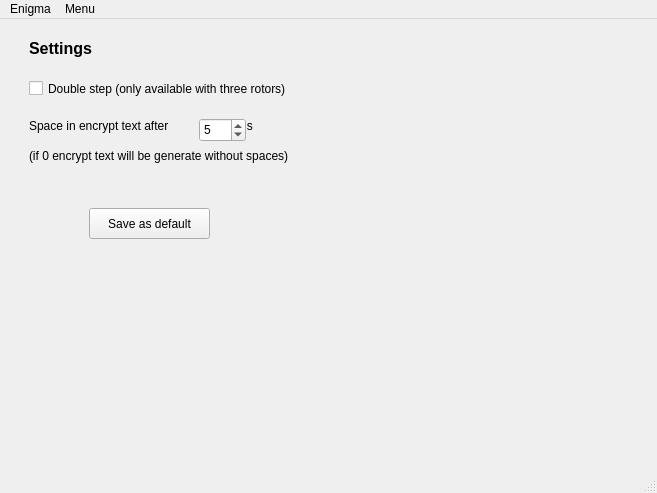
<?xml version="1.0" encoding="UTF-8"?>
<ui version="4.0">
 <class>MainWindow</class>
 <widget class="QMainWindow" name="MainWindow">
  <property name="geometry">
   <rect>
    <x>0</x>
    <y>0</y>
    <width>657</width>
    <height>493</height>
   </rect>
  </property>
  <property name="windowTitle">
   <string>Enigma</string>
  </property>
  <widget class="QWidget" name="centralwidget">
   <layout class="QGridLayout" name="gridLayout_2">
    <item row="0" column="0">
     <widget class="QStackedWidget" name="stack">
      <property name="sizePolicy">
       <sizepolicy hsizetype="Expanding" vsizetype="Expanding">
        <horstretch>0</horstretch>
        <verstretch>0</verstretch>
       </sizepolicy>
      </property>
      <property name="minimumSize">
       <size>
        <width>330</width>
        <height>0</height>
       </size>
      </property>
      <property name="currentIndex">
       <number>2</number>
      </property>
      <widget class="QWidget" name="page">
       <layout class="QGridLayout" name="gridLayout">
        <item row="0" column="1" rowspan="3">
         <layout class="QVBoxLayout" name="verticalLayout_4">
          <property name="leftMargin">
           <number>20</number>
          </property>
          <item>
           <widget class="QLabel" name="label">
            <property name="sizePolicy">
             <sizepolicy hsizetype="Maximum" vsizetype="Fixed">
              <horstretch>0</horstretch>
              <verstretch>0</verstretch>
             </sizepolicy>
            </property>
            <property name="font">
             <font>
              <weight>75</weight>
              <bold>true</bold>
             </font>
            </property>
            <property name="text">
             <string>Your cipher text:</string>
            </property>
           </widget>
          </item>
          <item>
           <widget class="QLabel" name="cipher_text">
            <property name="sizePolicy">
             <sizepolicy hsizetype="Expanding" vsizetype="Expanding">
              <horstretch>0</horstretch>
              <verstretch>0</verstretch>
             </sizepolicy>
            </property>
            <property name="maximumSize">
             <size>
              <width>16777215</width>
              <height>30</height>
             </size>
            </property>
            <property name="mouseTracking">
             <bool>false</bool>
            </property>
            <property name="text">
             <string/>
            </property>
            <property name="alignment">
             <set>Qt::AlignLeading|Qt::AlignLeft|Qt::AlignTop</set>
            </property>
            <property name="wordWrap">
             <bool>true</bool>
            </property>
           </widget>
          </item>
          <item>
           <layout class="QVBoxLayout" name="verticalLayout_2">
            <item>
             <widget class="QLabel" name="label_12">
              <property name="sizePolicy">
               <sizepolicy hsizetype="Maximum" vsizetype="Fixed">
                <horstretch>0</horstretch>
                <verstretch>0</verstretch>
               </sizepolicy>
              </property>
              <property name="font">
               <font>
                <weight>75</weight>
                <bold>true</bold>
               </font>
              </property>
              <property name="text">
               <string>Encryption steps:</string>
              </property>
             </widget>
            </item>
            <item>
             <widget class="QTableView" name="steps_table"/>
            </item>
           </layout>
          </item>
         </layout>
        </item>
        <item row="0" column="0">
         <layout class="QVBoxLayout" name="verticalLayout">
          <property name="sizeConstraint">
           <enum>QLayout::SetFixedSize</enum>
          </property>
          <property name="bottomMargin">
           <number>10</number>
          </property>
          <item>
           <widget class="QLineEdit" name="letter_input">
            <property name="sizePolicy">
             <sizepolicy hsizetype="Fixed" vsizetype="Fixed">
              <horstretch>0</horstretch>
              <verstretch>0</verstretch>
             </sizepolicy>
            </property>
            <property name="cursor">
             <cursorShape>IBeamCursor</cursorShape>
            </property>
            <property name="placeholderText">
             <string>Letter to encrypt</string>
            </property>
           </widget>
          </item>
          <item>
           <widget class="QPushButton" name="encrypt_button">
            <property name="sizePolicy">
             <sizepolicy hsizetype="Fixed" vsizetype="Fixed">
              <horstretch>0</horstretch>
              <verstretch>0</verstretch>
             </sizepolicy>
            </property>
            <property name="layoutDirection">
             <enum>Qt::LeftToRight</enum>
            </property>
            <property name="text">
             <string>Encrypt</string>
            </property>
           </widget>
          </item>
         </layout>
        </item>
        <item row="2" column="0">
         <layout class="QVBoxLayout" name="verticalLayout_3">
          <item>
           <widget class="QLabel" name="label_2">
            <property name="sizePolicy">
             <sizepolicy hsizetype="Preferred" vsizetype="Preferred">
              <horstretch>0</horstretch>
              <verstretch>0</verstretch>
             </sizepolicy>
            </property>
            <property name="font">
             <font>
              <weight>75</weight>
              <bold>true</bold>
             </font>
            </property>
            <property name="text">
             <string>Current Configuration:</string>
            </property>
           </widget>
          </item>
          <item>
           <widget class="QLabel" name="label_11">
            <property name="text">
             <string>Rotors:</string>
            </property>
           </widget>
          </item>
          <item>
           <widget class="QTableView" name="current_config">
            <property name="sizePolicy">
             <sizepolicy hsizetype="Maximum" vsizetype="Expanding">
              <horstretch>0</horstretch>
              <verstretch>0</verstretch>
             </sizepolicy>
            </property>
            <property name="minimumSize">
             <size>
              <width>315</width>
              <height>0</height>
             </size>
            </property>
            <property name="baseSize">
             <size>
              <width>0</width>
              <height>0</height>
             </size>
            </property>
           </widget>
          </item>
          <item>
           <layout class="QHBoxLayout" name="horizontalLayout">
            <item>
             <widget class="QLabel" name="label_10">
              <property name="sizePolicy">
               <sizepolicy hsizetype="Fixed" vsizetype="Preferred">
                <horstretch>0</horstretch>
                <verstretch>0</verstretch>
               </sizepolicy>
              </property>
              <property name="minimumSize">
               <size>
                <width>70</width>
                <height>0</height>
               </size>
              </property>
              <property name="text">
               <string>Reflector:</string>
              </property>
             </widget>
            </item>
            <item>
             <widget class="QLabel" name="reflector_name">
              <property name="text">
               <string/>
              </property>
             </widget>
            </item>
           </layout>
          </item>
          <item>
           <layout class="QHBoxLayout" name="horizontalLayout_2">
            <item>
             <widget class="QLabel" name="label_14">
              <property name="sizePolicy">
               <sizepolicy hsizetype="Fixed" vsizetype="Fixed">
                <horstretch>0</horstretch>
                <verstretch>0</verstretch>
               </sizepolicy>
              </property>
              <property name="minimumSize">
               <size>
                <width>70</width>
                <height>0</height>
               </size>
              </property>
              <property name="text">
               <string>Plugboard:</string>
              </property>
             </widget>
            </item>
            <item>
             <widget class="QLabel" name="plugboard_connections">
              <property name="text">
               <string/>
              </property>
             </widget>
            </item>
           </layout>
          </item>
         </layout>
        </item>
       </layout>
      </widget>
      <widget class="QWidget" name="page_3">
       <widget class="QLabel" name="label_5">
        <property name="geometry">
         <rect>
          <x>10</x>
          <y>10</y>
          <width>191</width>
          <height>41</height>
         </rect>
        </property>
        <property name="font">
         <font>
          <pointsize>12</pointsize>
          <weight>75</weight>
          <bold>true</bold>
         </font>
        </property>
        <property name="text">
         <string>Encrypt from file</string>
        </property>
       </widget>
       <widget class="QPushButton" name="brow_input_butt">
        <property name="geometry">
         <rect>
          <x>240</x>
          <y>110</y>
          <width>80</width>
          <height>23</height>
         </rect>
        </property>
        <property name="text">
         <string>Browse</string>
        </property>
        <property name="shortcut">
         <string>Ctrl+S</string>
        </property>
       </widget>
       <widget class="QLabel" name="input_file_name">
        <property name="geometry">
         <rect>
          <x>220</x>
          <y>80</y>
          <width>391</width>
          <height>16</height>
         </rect>
        </property>
        <property name="text">
         <string>Hasn't selected file yet</string>
        </property>
       </widget>
       <widget class="QLabel" name="output_file_name">
        <property name="geometry">
         <rect>
          <x>220</x>
          <y>170</y>
          <width>391</width>
          <height>16</height>
         </rect>
        </property>
        <property name="text">
         <string>Hasn't selected file yet (by default result.txt)</string>
        </property>
       </widget>
       <widget class="QPushButton" name="brow_output_butt">
        <property name="geometry">
         <rect>
          <x>240</x>
          <y>200</y>
          <width>80</width>
          <height>23</height>
         </rect>
        </property>
        <property name="text">
         <string>Browse</string>
        </property>
        <property name="shortcut">
         <string>Ctrl+S</string>
        </property>
       </widget>
       <widget class="QLabel" name="label_7">
        <property name="geometry">
         <rect>
          <x>40</x>
          <y>80</y>
          <width>131</width>
          <height>41</height>
         </rect>
        </property>
        <property name="font">
         <font>
          <pointsize>10</pointsize>
          <weight>75</weight>
          <bold>true</bold>
         </font>
        </property>
        <property name="text">
         <string>Input file:</string>
        </property>
       </widget>
       <widget class="QLabel" name="label_8">
        <property name="geometry">
         <rect>
          <x>40</x>
          <y>180</y>
          <width>141</width>
          <height>41</height>
         </rect>
        </property>
        <property name="font">
         <font>
          <pointsize>10</pointsize>
          <weight>75</weight>
          <bold>true</bold>
         </font>
        </property>
        <property name="text">
         <string>Output file:</string>
        </property>
       </widget>
       <widget class="QPushButton" name="encrypt_file_button">
        <property name="geometry">
         <rect>
          <x>110</x>
          <y>300</y>
          <width>171</width>
          <height>41</height>
         </rect>
        </property>
        <property name="text">
         <string>Encrypt</string>
        </property>
        <property name="shortcut">
         <string>Ctrl+S</string>
        </property>
       </widget>
      </widget>
      <widget class="QWidget" name="page_2">
       <widget class="QCheckBox" name="is_double_step">
        <property name="geometry">
         <rect>
          <x>20</x>
          <y>50</y>
          <width>411</width>
          <height>21</height>
         </rect>
        </property>
        <property name="text">
         <string>Double step (only available with three rotors)</string>
        </property>
       </widget>
       <widget class="QLabel" name="label_3">
        <property name="geometry">
         <rect>
          <x>20</x>
          <y>0</y>
          <width>101</width>
          <height>41</height>
         </rect>
        </property>
        <property name="font">
         <font>
          <pointsize>12</pointsize>
          <weight>75</weight>
          <bold>true</bold>
         </font>
        </property>
        <property name="text">
         <string>Settings</string>
        </property>
       </widget>
       <widget class="QLabel" name="label_13">
        <property name="geometry">
         <rect>
          <x>20</x>
          <y>90</y>
          <width>301</width>
          <height>16</height>
         </rect>
        </property>
        <property name="text">
         <string>Space in encrypt text after                 signs</string>
        </property>
       </widget>
       <widget class="QSpinBox" name="space_info">
        <property name="geometry">
         <rect>
          <x>190</x>
          <y>90</y>
          <width>47</width>
          <height>24</height>
         </rect>
        </property>
        <property name="value">
         <number>5</number>
        </property>
       </widget>
       <widget class="QLabel" name="label_31">
        <property name="geometry">
         <rect>
          <x>20</x>
          <y>120</y>
          <width>301</width>
          <height>16</height>
         </rect>
        </property>
        <property name="text">
         <string>(if 0 encrypt text will be generate without spaces)</string>
        </property>
       </widget>
       <widget class="QPushButton" name="save_sett_def_butt">
        <property name="geometry">
         <rect>
          <x>80</x>
          <y>180</y>
          <width>121</width>
          <height>31</height>
         </rect>
        </property>
        <property name="text">
         <string>Save as default</string>
        </property>
       </widget>
      </widget>
      <widget class="QWidget" name="page_4">
       <widget class="QLabel" name="label_4">
        <property name="geometry">
         <rect>
          <x>10</x>
          <y>10</y>
          <width>301</width>
          <height>21</height>
         </rect>
        </property>
        <property name="font">
         <font>
          <pointsize>12</pointsize>
          <weight>75</weight>
          <bold>true</bold>
         </font>
        </property>
        <property name="text">
         <string>Change configuration</string>
        </property>
       </widget>
       <widget class="QToolButton" name="up_button">
        <property name="geometry">
         <rect>
          <x>20</x>
          <y>110</y>
          <width>28</width>
          <height>22</height>
         </rect>
        </property>
        <property name="text">
         <string>/\</string>
        </property>
       </widget>
       <widget class="QLabel" name="label_18">
        <property name="geometry">
         <rect>
          <x>60</x>
          <y>50</y>
          <width>59</width>
          <height>15</height>
         </rect>
        </property>
        <property name="font">
         <font>
          <weight>75</weight>
          <bold>true</bold>
         </font>
        </property>
        <property name="text">
         <string>Rotors:</string>
        </property>
       </widget>
       <widget class="QToolButton" name="down_button">
        <property name="geometry">
         <rect>
          <x>20</x>
          <y>160</y>
          <width>28</width>
          <height>22</height>
         </rect>
        </property>
        <property name="text">
         <string>\/</string>
        </property>
       </widget>
       <widget class="QPushButton" name="save_def_conf_button">
        <property name="geometry">
         <rect>
          <x>140</x>
          <y>390</y>
          <width>121</width>
          <height>31</height>
         </rect>
        </property>
        <property name="text">
         <string>Save as default</string>
        </property>
       </widget>
       <widget class="QLabel" name="label_17">
        <property name="geometry">
         <rect>
          <x>50</x>
          <y>280</y>
          <width>91</width>
          <height>16</height>
         </rect>
        </property>
        <property name="font">
         <font>
          <weight>75</weight>
          <bold>true</bold>
         </font>
        </property>
        <property name="text">
         <string>Reflector:</string>
        </property>
       </widget>
       <widget class="QLabel" name="label_21">
        <property name="geometry">
         <rect>
          <x>50</x>
          <y>340</y>
          <width>91</width>
          <height>16</height>
         </rect>
        </property>
        <property name="font">
         <font>
          <weight>75</weight>
          <bold>true</bold>
         </font>
        </property>
        <property name="text">
         <string>Plugboard: </string>
        </property>
       </widget>
       <widget class="QToolButton" name="add_button">
        <property name="geometry">
         <rect>
          <x>260</x>
          <y>50</y>
          <width>28</width>
          <height>22</height>
         </rect>
        </property>
        <property name="text">
         <string>+</string>
        </property>
       </widget>
       <widget class="QToolButton" name="remove_button">
        <property name="geometry">
         <rect>
          <x>220</x>
          <y>50</y>
          <width>28</width>
          <height>22</height>
         </rect>
        </property>
        <property name="text">
         <string>-</string>
        </property>
       </widget>
       <widget class="QLineEdit" name="plugboard_line">
        <property name="geometry">
         <rect>
          <x>160</x>
          <y>340</y>
          <width>351</width>
          <height>23</height>
         </rect>
        </property>
       </widget>
       <widget class="QComboBox" name="reflector_comboBox">
        <property name="geometry">
         <rect>
          <x>160</x>
          <y>280</y>
          <width>151</width>
          <height>23</height>
         </rect>
        </property>
       </widget>
       <widget class="QStackedWidget" name="stack2">
        <property name="geometry">
         <rect>
          <x>340</x>
          <y>90</y>
          <width>211</width>
          <height>161</height>
         </rect>
        </property>
        <property name="currentIndex">
         <number>1</number>
        </property>
        <widget class="QWidget" name="page_7"/>
        <widget class="QWidget" name="page_6">
         <widget class="QLabel" name="label_19">
          <property name="geometry">
           <rect>
            <x>20</x>
            <y>40</y>
            <width>59</width>
            <height>15</height>
           </rect>
          </property>
          <property name="font">
           <font>
            <weight>75</weight>
            <bold>true</bold>
           </font>
          </property>
          <property name="text">
           <string>Position:</string>
          </property>
         </widget>
         <widget class="QComboBox" name="pos_comboBox">
          <property name="geometry">
           <rect>
            <x>30</x>
            <y>70</y>
            <width>51</width>
            <height>23</height>
           </rect>
          </property>
         </widget>
         <widget class="QComboBox" name="ring_comboBox">
          <property name="geometry">
           <rect>
            <x>120</x>
            <y>70</y>
            <width>51</width>
            <height>23</height>
           </rect>
          </property>
         </widget>
         <widget class="QLabel" name="label_20">
          <property name="geometry">
           <rect>
            <x>120</x>
            <y>40</y>
            <width>59</width>
            <height>15</height>
           </rect>
          </property>
          <property name="font">
           <font>
            <weight>75</weight>
            <bold>true</bold>
           </font>
          </property>
          <property name="text">
           <string>Ring:</string>
          </property>
         </widget>
        </widget>
       </widget>
       <widget class="QListWidget" name="rotors_list">
        <property name="geometry">
         <rect>
          <x>60</x>
          <y>80</y>
          <width>231</width>
          <height>161</height>
         </rect>
        </property>
       </widget>
       <widget class="QPushButton" name="set_plugboard_button">
        <property name="geometry">
         <rect>
          <x>530</x>
          <y>340</y>
          <width>61</width>
          <height>20</height>
         </rect>
        </property>
        <property name="text">
         <string>Set</string>
        </property>
       </widget>
       <widget class="QLabel" name="alphabet_label">
        <property name="geometry">
         <rect>
          <x>160</x>
          <y>320</y>
          <width>351</width>
          <height>16</height>
         </rect>
        </property>
        <property name="text">
         <string/>
        </property>
       </widget>
       <widget class="QPushButton" name="load_conf_button">
        <property name="geometry">
         <rect>
          <x>380</x>
          <y>20</y>
          <width>211</width>
          <height>21</height>
         </rect>
        </property>
        <property name="text">
         <string>Load configuration from file</string>
        </property>
       </widget>
       <widget class="QPushButton" name="export_button">
        <property name="geometry">
         <rect>
          <x>370</x>
          <y>390</y>
          <width>121</width>
          <height>31</height>
         </rect>
        </property>
        <property name="text">
         <string>Export</string>
        </property>
       </widget>
       <widget class="QPushButton" name="restore_conf_button">
        <property name="geometry">
         <rect>
          <x>380</x>
          <y>50</y>
          <width>211</width>
          <height>21</height>
         </rect>
        </property>
        <property name="text">
         <string>Restore default configuration</string>
        </property>
       </widget>
      </widget>
      <widget class="QWidget" name="page_5">
       <widget class="QLabel" name="label_6">
        <property name="geometry">
         <rect>
          <x>10</x>
          <y>10</y>
          <width>261</width>
          <height>41</height>
         </rect>
        </property>
        <property name="font">
         <font>
          <pointsize>12</pointsize>
          <weight>75</weight>
          <bold>true</bold>
         </font>
        </property>
        <property name="text">
         <string>Available Custom Rotors</string>
        </property>
       </widget>
       <widget class="QListWidget" name="rotors_list_2">
        <property name="geometry">
         <rect>
          <x>20</x>
          <y>110</y>
          <width>221</width>
          <height>261</height>
         </rect>
        </property>
       </widget>
       <widget class="QToolButton" name="add_rotor_mod">
        <property name="geometry">
         <rect>
          <x>60</x>
          <y>70</y>
          <width>28</width>
          <height>22</height>
         </rect>
        </property>
        <property name="text">
         <string>+</string>
        </property>
       </widget>
       <widget class="QToolButton" name="rem_rotor_mod">
        <property name="geometry">
         <rect>
          <x>150</x>
          <y>70</y>
          <width>28</width>
          <height>22</height>
         </rect>
        </property>
        <property name="text">
         <string>-</string>
        </property>
       </widget>
       <widget class="QStackedWidget" name="stack3">
        <property name="geometry">
         <rect>
          <x>270</x>
          <y>20</y>
          <width>381</width>
          <height>391</height>
         </rect>
        </property>
        <property name="currentIndex">
         <number>1</number>
        </property>
        <widget class="QWidget" name="page_9"/>
        <widget class="QWidget" name="page_12">
         <widget class="QPushButton" name="mod_rotor_butt">
          <property name="geometry">
           <rect>
            <x>120</x>
            <y>360</y>
            <width>80</width>
            <height>23</height>
           </rect>
          </property>
          <property name="text">
           <string>Modify</string>
          </property>
         </widget>
         <widget class="QLabel" name="label_28">
          <property name="geometry">
           <rect>
            <x>140</x>
            <y>30</y>
            <width>91</width>
            <height>16</height>
           </rect>
          </property>
          <property name="font">
           <font>
            <weight>75</weight>
            <bold>true</bold>
           </font>
          </property>
          <property name="text">
           <string>Modify Rotor</string>
          </property>
         </widget>
         <widget class="QLineEdit" name="rotor_indentation_2">
          <property name="geometry">
           <rect>
            <x>30</x>
            <y>290</y>
            <width>311</width>
            <height>23</height>
           </rect>
          </property>
         </widget>
         <widget class="QLabel" name="label_25">
          <property name="geometry">
           <rect>
            <x>30</x>
            <y>90</y>
            <width>59</width>
            <height>15</height>
           </rect>
          </property>
          <property name="text">
           <string>Name</string>
          </property>
         </widget>
         <widget class="QLabel" name="label_26">
          <property name="geometry">
           <rect>
            <x>30</x>
            <y>270</y>
            <width>111</width>
            <height>16</height>
           </rect>
          </property>
          <property name="text">
           <string>Indentation(s)</string>
          </property>
         </widget>
         <widget class="QLineEdit" name="rotor_name_2">
          <property name="geometry">
           <rect>
            <x>30</x>
            <y>120</y>
            <width>311</width>
            <height>23</height>
           </rect>
          </property>
         </widget>
         <widget class="QLabel" name="alphabet_label_3">
          <property name="geometry">
           <rect>
            <x>10</x>
            <y>200</y>
            <width>351</width>
            <height>16</height>
           </rect>
          </property>
          <property name="text">
           <string/>
          </property>
         </widget>
         <widget class="QLabel" name="label_27">
          <property name="geometry">
           <rect>
            <x>30</x>
            <y>170</y>
            <width>59</width>
            <height>15</height>
           </rect>
          </property>
          <property name="text">
           <string>Wiring</string>
          </property>
         </widget>
         <widget class="QLineEdit" name="rotor_wiring_2">
          <property name="geometry">
           <rect>
            <x>30</x>
            <y>220</y>
            <width>311</width>
            <height>23</height>
           </rect>
          </property>
         </widget>
        </widget>
        <widget class="QWidget" name="page_11">
         <widget class="QLineEdit" name="rotor_name">
          <property name="geometry">
           <rect>
            <x>30</x>
            <y>120</y>
            <width>311</width>
            <height>23</height>
           </rect>
          </property>
         </widget>
         <widget class="QLineEdit" name="rotor_wiring">
          <property name="geometry">
           <rect>
            <x>30</x>
            <y>220</y>
            <width>311</width>
            <height>23</height>
           </rect>
          </property>
         </widget>
         <widget class="QLineEdit" name="rotor_indentation">
          <property name="geometry">
           <rect>
            <x>30</x>
            <y>290</y>
            <width>311</width>
            <height>23</height>
           </rect>
          </property>
         </widget>
         <widget class="QPushButton" name="add_mod_rotor">
          <property name="geometry">
           <rect>
            <x>60</x>
            <y>360</y>
            <width>80</width>
            <height>23</height>
           </rect>
          </property>
          <property name="text">
           <string>Add</string>
          </property>
         </widget>
         <widget class="QLabel" name="label_16">
          <property name="geometry">
           <rect>
            <x>30</x>
            <y>90</y>
            <width>59</width>
            <height>15</height>
           </rect>
          </property>
          <property name="text">
           <string>Name</string>
          </property>
         </widget>
         <widget class="QLabel" name="label_22">
          <property name="geometry">
           <rect>
            <x>30</x>
            <y>170</y>
            <width>59</width>
            <height>15</height>
           </rect>
          </property>
          <property name="text">
           <string>Wiring</string>
          </property>
         </widget>
         <widget class="QLabel" name="label_23">
          <property name="geometry">
           <rect>
            <x>30</x>
            <y>270</y>
            <width>111</width>
            <height>16</height>
           </rect>
          </property>
          <property name="text">
           <string>Indentation(s)</string>
          </property>
         </widget>
         <widget class="QLabel" name="label_24">
          <property name="geometry">
           <rect>
            <x>140</x>
            <y>30</y>
            <width>91</width>
            <height>16</height>
           </rect>
          </property>
          <property name="font">
           <font>
            <weight>75</weight>
            <bold>true</bold>
           </font>
          </property>
          <property name="text">
           <string>Add Rotor</string>
          </property>
         </widget>
         <widget class="QPushButton" name="cancel_add_rotor">
          <property name="geometry">
           <rect>
            <x>180</x>
            <y>360</y>
            <width>80</width>
            <height>23</height>
           </rect>
          </property>
          <property name="text">
           <string>Cancel</string>
          </property>
         </widget>
         <widget class="QLabel" name="alphabet_label_2">
          <property name="geometry">
           <rect>
            <x>10</x>
            <y>200</y>
            <width>351</width>
            <height>16</height>
           </rect>
          </property>
          <property name="text">
           <string/>
          </property>
         </widget>
        </widget>
       </widget>
       <widget class="QPushButton" name="add_from_file_rotor_button">
        <property name="geometry">
         <rect>
          <x>80</x>
          <y>390</y>
          <width>101</width>
          <height>23</height>
         </rect>
        </property>
        <property name="text">
         <string>Add from file</string>
        </property>
       </widget>
       <zorder>stack3</zorder>
       <zorder>label_6</zorder>
       <zorder>rotors_list_2</zorder>
       <zorder>add_rotor_mod</zorder>
       <zorder>rem_rotor_mod</zorder>
       <zorder>add_from_file_rotor_button</zorder>
      </widget>
      <widget class="QWidget" name="page_8">
       <widget class="QLabel" name="label_15">
        <property name="geometry">
         <rect>
          <x>10</x>
          <y>10</y>
          <width>271</width>
          <height>41</height>
         </rect>
        </property>
        <property name="font">
         <font>
          <pointsize>12</pointsize>
          <weight>75</weight>
          <bold>true</bold>
         </font>
        </property>
        <property name="text">
         <string>Available Custom Reflectors</string>
        </property>
       </widget>
       <widget class="QStackedWidget" name="stack4">
        <property name="geometry">
         <rect>
          <x>280</x>
          <y>30</y>
          <width>361</width>
          <height>391</height>
         </rect>
        </property>
        <property name="currentIndex">
         <number>2</number>
        </property>
        <widget class="QWidget" name="page_10"/>
        <widget class="QWidget" name="page_14">
         <widget class="QLabel" name="label_33">
          <property name="geometry">
           <rect>
            <x>30</x>
            <y>130</y>
            <width>59</width>
            <height>15</height>
           </rect>
          </property>
          <property name="text">
           <string>Name</string>
          </property>
         </widget>
         <widget class="QPushButton" name="modify_ref_button">
          <property name="geometry">
           <rect>
            <x>130</x>
            <y>320</y>
            <width>80</width>
            <height>23</height>
           </rect>
          </property>
          <property name="text">
           <string>Modify</string>
          </property>
         </widget>
         <widget class="QLineEdit" name="reflector_mod_name">
          <property name="geometry">
           <rect>
            <x>30</x>
            <y>150</y>
            <width>321</width>
            <height>23</height>
           </rect>
          </property>
          <property name="placeholderText">
           <string/>
          </property>
         </widget>
         <widget class="QLineEdit" name="reflector_mod_wiring">
          <property name="geometry">
           <rect>
            <x>30</x>
            <y>250</y>
            <width>321</width>
            <height>23</height>
           </rect>
          </property>
         </widget>
         <widget class="QLabel" name="label_35">
          <property name="geometry">
           <rect>
            <x>30</x>
            <y>210</y>
            <width>59</width>
            <height>15</height>
           </rect>
          </property>
          <property name="text">
           <string>Wiring</string>
          </property>
         </widget>
         <widget class="QLabel" name="label_36">
          <property name="geometry">
           <rect>
            <x>120</x>
            <y>50</y>
            <width>121</width>
            <height>16</height>
           </rect>
          </property>
          <property name="font">
           <font>
            <weight>75</weight>
            <bold>true</bold>
           </font>
          </property>
          <property name="text">
           <string>Modify Reflector</string>
          </property>
         </widget>
         <widget class="QLabel" name="alphabet_label_4">
          <property name="geometry">
           <rect>
            <x>10</x>
            <y>230</y>
            <width>351</width>
            <height>16</height>
           </rect>
          </property>
          <property name="text">
           <string/>
          </property>
         </widget>
        </widget>
        <widget class="QWidget" name="page_13">
         <widget class="QPushButton" name="add_mod_ref">
          <property name="geometry">
           <rect>
            <x>60</x>
            <y>310</y>
            <width>80</width>
            <height>23</height>
           </rect>
          </property>
          <property name="text">
           <string>Add</string>
          </property>
         </widget>
         <widget class="QLabel" name="label_32">
          <property name="geometry">
           <rect>
            <x>130</x>
            <y>40</y>
            <width>101</width>
            <height>20</height>
           </rect>
          </property>
          <property name="font">
           <font>
            <weight>75</weight>
            <bold>true</bold>
           </font>
          </property>
          <property name="text">
           <string>Add Reflector</string>
          </property>
         </widget>
         <widget class="QPushButton" name="cancel_add_ref">
          <property name="geometry">
           <rect>
            <x>180</x>
            <y>310</y>
            <width>80</width>
            <height>23</height>
           </rect>
          </property>
          <property name="text">
           <string>Cancel</string>
          </property>
         </widget>
         <widget class="QLabel" name="label_37">
          <property name="geometry">
           <rect>
            <x>20</x>
            <y>190</y>
            <width>59</width>
            <height>15</height>
           </rect>
          </property>
          <property name="text">
           <string>Wiring</string>
          </property>
         </widget>
         <widget class="QLineEdit" name="reflector_mod_wiring_2">
          <property name="geometry">
           <rect>
            <x>20</x>
            <y>230</y>
            <width>321</width>
            <height>23</height>
           </rect>
          </property>
         </widget>
         <widget class="QLabel" name="label_34">
          <property name="geometry">
           <rect>
            <x>20</x>
            <y>110</y>
            <width>59</width>
            <height>15</height>
           </rect>
          </property>
          <property name="text">
           <string>Name</string>
          </property>
         </widget>
         <widget class="QLabel" name="alphabet_label_5">
          <property name="geometry">
           <rect>
            <x>0</x>
            <y>210</y>
            <width>351</width>
            <height>16</height>
           </rect>
          </property>
          <property name="text">
           <string/>
          </property>
         </widget>
         <widget class="QLineEdit" name="reflector_mod_name_2">
          <property name="geometry">
           <rect>
            <x>20</x>
            <y>130</y>
            <width>321</width>
            <height>23</height>
           </rect>
          </property>
          <property name="placeholderText">
           <string/>
          </property>
         </widget>
        </widget>
       </widget>
       <widget class="QToolButton" name="add_ref_mod_butt">
        <property name="geometry">
         <rect>
          <x>60</x>
          <y>70</y>
          <width>28</width>
          <height>22</height>
         </rect>
        </property>
        <property name="text">
         <string>+</string>
        </property>
       </widget>
       <widget class="QToolButton" name="rem_ref_mod_button">
        <property name="geometry">
         <rect>
          <x>150</x>
          <y>70</y>
          <width>28</width>
          <height>22</height>
         </rect>
        </property>
        <property name="text">
         <string>-</string>
        </property>
       </widget>
       <widget class="QListWidget" name="reflectors_list">
        <property name="geometry">
         <rect>
          <x>20</x>
          <y>110</y>
          <width>221</width>
          <height>261</height>
         </rect>
        </property>
       </widget>
       <widget class="QPushButton" name="add_from_file_ref_butt">
        <property name="geometry">
         <rect>
          <x>80</x>
          <y>390</y>
          <width>101</width>
          <height>23</height>
         </rect>
        </property>
        <property name="text">
         <string>Add from file</string>
        </property>
       </widget>
      </widget>
     </widget>
    </item>
   </layout>
  </widget>
  <widget class="QMenuBar" name="menubar">
   <property name="geometry">
    <rect>
     <x>0</x>
     <y>0</y>
     <width>657</width>
     <height>20</height>
    </rect>
   </property>
   <widget class="QMenu" name="menuMenu">
    <property name="title">
     <string>Enigma</string>
    </property>
    <addaction name="enc_by_letter_act"/>
    <addaction name="en_from_file_act"/>
    <addaction name="separator"/>
    <addaction name="change_config_act"/>
   </widget>
   <widget class="QMenu" name="menuMenu_2">
    <property name="title">
     <string>Menu</string>
    </property>
    <widget class="QMenu" name="menuAdd_Remove_elements">
     <property name="title">
      <string>Custom Elements Manager</string>
     </property>
     <addaction name="a_r_rotor_act"/>
     <addaction name="a_r_reflector_act"/>
    </widget>
    <addaction name="settings_act"/>
    <addaction name="menuAdd_Remove_elements"/>
   </widget>
   <addaction name="menuMenu"/>
   <addaction name="menuMenu_2"/>
  </widget>
  <widget class="QStatusBar" name="statusbar"/>
  <action name="change_config_act">
   <property name="text">
    <string>Change Machine Configuration</string>
   </property>
  </action>
  <action name="settings_act">
   <property name="text">
    <string>Settings</string>
   </property>
  </action>
  <action name="enc_by_letter_act">
   <property name="text">
    <string>Encrypt letter by letter</string>
   </property>
  </action>
  <action name="en_from_file_act">
   <property name="text">
    <string>Encrypt from file</string>
   </property>
  </action>
  <action name="a_r_rotor_act">
   <property name="text">
    <string>Rotor</string>
   </property>
  </action>
  <action name="a_r_reflector_act">
   <property name="text">
    <string>Reflector</string>
   </property>
  </action>
 </widget>
 <resources/>
 <connections/>
</ui>
